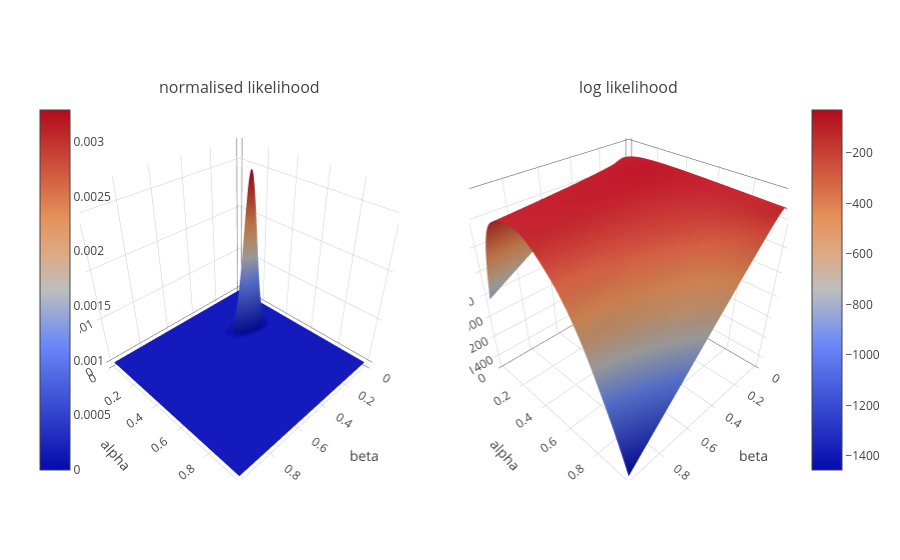

This figure's notebook cell:
### Markdown cell above
### Grid search

The next code cell simulates a synthetic dataset and then tries to recover the values of $\alpha$ and $\beta$ that were used for the simulation. To do so, the script tries out a range of $\alpha$ and $\beta$ values in a grid, and computes the likelihood for each $\alpha$, $\beta$ pair. This way of trying to find the parameters with the highest likelihood is called a 'grid search'.

The function also computes the log likelihood. Calculating the log likelihood rather than the likelihood is more convenient for multiple reason. One of these reasons is that instead of having to multiply the likelihood of each individual trial, we can sum them up (as logarithms turn products into sums).

Run the next code cell now. This might take a bit as a grid search needs to try out many different parameter values. The two plots that the code produces are the likelihood and log likelihood landscapes for different values of $\alpha$ and $\beta$. The aim of maximum likelihood estimation is to find the peak of these landscapes. Just as with previous 3d plots, you can rotate the figures by holding and dragging your cursor.

### Code cell
# set the true parameters for the simulation
alpha = 0.3
beta  = 0.2

# simulate a schedule
opt1Rewarded, magOpt1, magOpt2 = generate_schedule(trueProbability)

# get the RL model estimates
probOpt1, choiceProb1 = simulate_RL_model(opt1Rewarded, magOpt1, magOpt2, alpha, beta)

# simulate random choices based on the model output
choice1 = (choiceProb1 > rng.random(nTrials)).astype(int)

# calculate and plot the likelihood for a range of alpha and beta pairs
plotting.plot_likelihood_landscapes(opt1Rewarded, magOpt1, magOpt2, choice1)

### Figure 1 — Plotly figure (JSON) as saved in the notebook; plotly's stock layout.template omitted (floating-point values rounded to 4 significant figures; data arrays with more than 128 entries replaced by an {"elided": "..."} marker saying what was removed)
{"data": [{"colorbar": {"x": -0.07}, "scene": "scene", "type": "surface", "x": {"elided": "198 float values"}, "y": {"elided": "198 float values"}, "z": {"elided": "198x198 float values"}}, {"scene": "scene2", "type": "surface", "x": {"elided": "198 float values"}, "y": {"elided": "198 float values"}, "z": {"elided": "198x198 float values"}}], "layout": {"annotations": [{"font": {"size": 16}, "showarrow": false, "text": "normalised likelihood", "x": 0.225, "xanchor": "center", "xref": "paper", "y": 1, "yanchor": "bottom", "yref": "paper"}, {"font": {"size": 16}, "showarrow": false, "text": "log likelihood", "x": 0.775, "xanchor": "center", "xref": "paper", "y": 1, "yanchor": "bottom", "yref": "paper"}], "scene": {"domain": {"x": [0, 0.45], "y": [0, 1]}, "xaxis": {"title": {"text": "beta"}}, "yaxis": {"title": {"text": "alpha"}}, "zaxis": {"title": {"text": ""}}}, "scene2": {"domain": {"x": [0.55, 1], "y": [0, 1]}, "xaxis": {"title": {"text": "beta"}}, "yaxis": {"title": {"text": "alpha"}}, "zaxis": {"title": {"text": ""}}}}}
